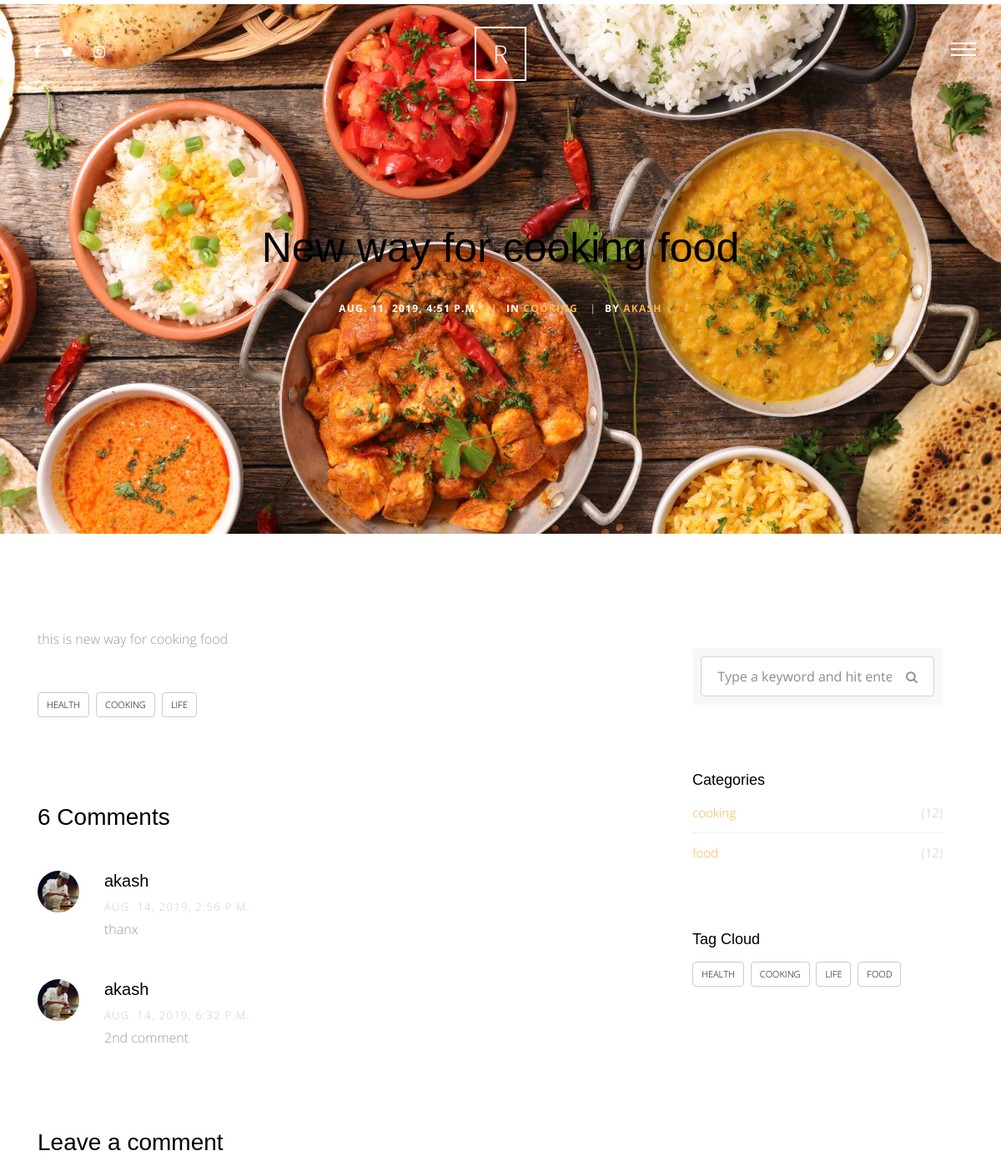
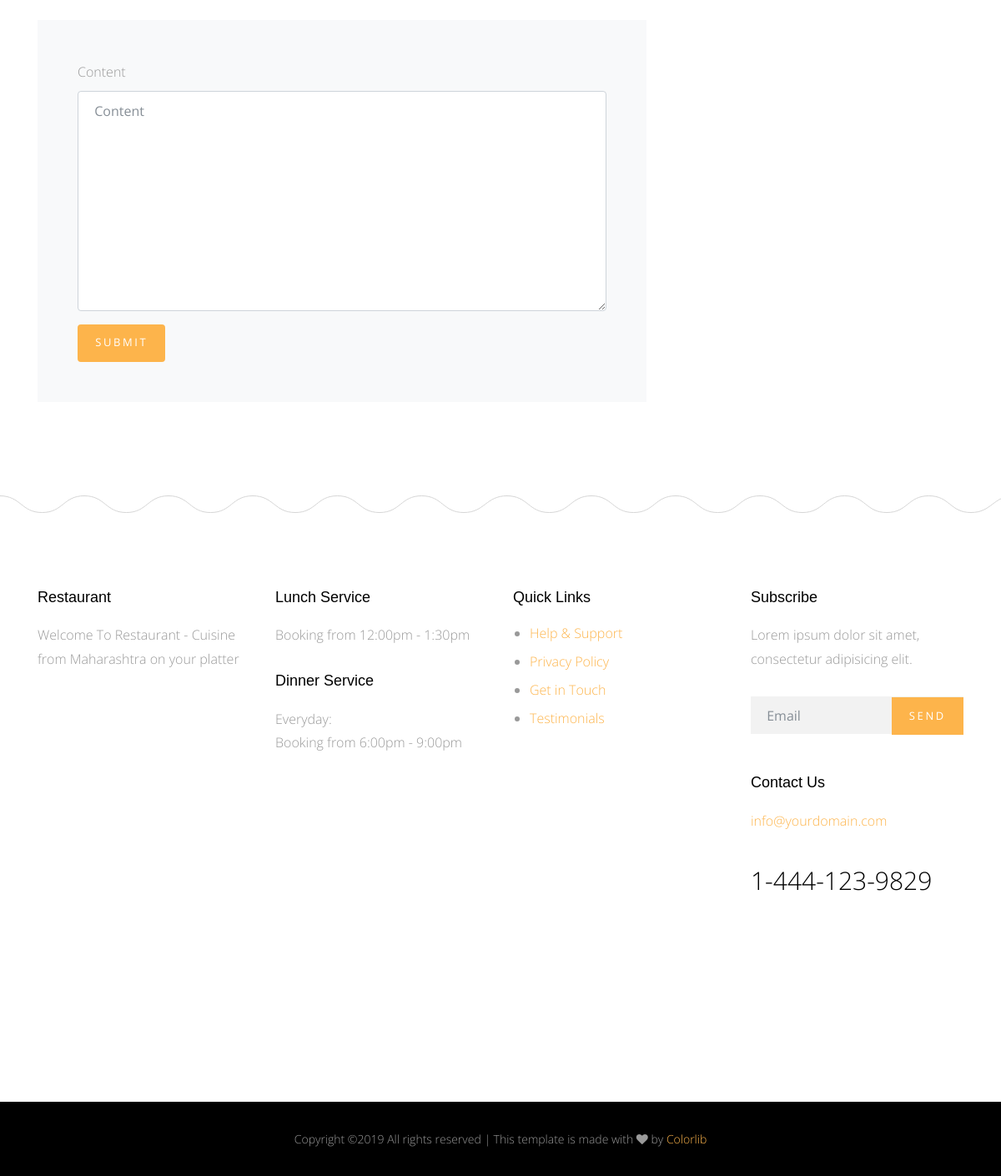
The page /blog/1 on the database its author committed (2 pictures, top to bottom).
### blog/models.py (models this page shows, shortened)
class Post(models.Model):
    title = models.CharField(max_length=50)
    content = models.TextField()
    author = models.ForeignKey(User, on_delete = models.CASCADE)
    image = models.ImageField(upload_to = 'blog/', blank='True', null = 'True')
    category = models.ForeignKey('Category', on_delete = models.SET_NULL, null=True)
    created = models.DateTimeField(default=timezone.now)
    tags = TaggableManager()
    class Meta:
        verbose_name = 'Post'
        verbose_name_plural = 'Posts'
    def __str__(self):
        return self.title

class Category(models.Model):
    category_name = models.CharField(max_length=50)
    class Meta:
        verbose_name = 'Category'
        verbose_name_plural = 'Categories'
    def __str__(self):
        return self.category_name

class Comment(models.Model):
    user = models.ForeignKey(User, on_delete = models.CASCADE)
    post = models.ForeignKey(Post, on_delete = models.CASCADE)
    content = models.TextField()
    created = models.DateTimeField(default = timezone.now)

### blog/views.py (the view, shortened to what this page needs)
# urls.py: path('<int:id>',views.post_detail,name = 'post_detail'),
def post_detail(request, id):
    post_detail = Post.objects.get(id=id)
    categories = Category.objects.all()
    all_tags = Tag.objects.all()
    comments = Comment.objects.filter(post=post_detail)
    comment_form = Commentform()
    context = {
                'post_detail': post_detail,
                'categories': categories,
                'all_tags': all_tags,
                'comments': comments,
                'comment_form':  comment_form
    }
    return render(request, 'Post/post_detail.html', context)

### blog/forms.py
class Commentform(forms.ModelForm):
    class Meta:
        model = Comment
        fields = [
            'content'
        ]

### blog/templates/Post/post_detail.html (shortened to what this page needs)
{% extends 'base.html' %}
{% load bootstrap4 %}
{% load staticfiles %}
{% block body %}
      <div class="main-wrap">
        <div class="cover_1 cover_sm">
          <div class="img_bg" style="background-image: url({% static 'site_static/img/slider-1.jpg' %})" data-stellar-background-ratio="0.5">
            <div class="container">
              <div class="row align-items-center justify-content-center">
                <div class="col-md-7 text-center" data-aos="fade-up">
                  <h2 class="heading mb-4"> {{post_detail}}</h2>
                  <div class="post-info">
                    <div class="date-info">{{post_detail.created}}</div>
                    <div class="category-info"><span class="seperator">|</span>In <a href="#" data-title="View all posts in Lifestyle" title="View all posts in Lifestyle">{{post_detail.category}}</a></div>
                    <div class="author-info"><span class="seperator">|</span>By <a href="#">{{post_detail.author}}</a></div>
                  </div>
                </div>
              </div>
            </div>
          </div>
        </div>
       <div class="section">
          <div class="container">
            <div class="row">
              <div class="col-md-8">
                <p> {{post_detail.content}}</p>
                <div class="tag-widget post-tag-container mb-5 mt-5">
                  <div class="tagcloud">
                  {% for tag in post_detail.tags.all %}
                    <a href="{% url 'blog:post_by_tag' tag %}" class="tag-cloud-link">{{tag.name}}</a>
                    {% endfor %}
                  </div>
                </div>
                <div class="pt-5 mt-5">
                  <h3 class="mb-5">6 Comments</h3>
                  <ul class="comment-list">
                    {% for comment in comments %}
                      <li class="comment">
                        <div class="vcard bio">
                          <img src="img/person_1.jpg" alt="Image placeholder">
                        </div>
                        <div class="comment-body">
                          <h3>{{comment.user}}</h3>
                          <div class="meta">{{comment.created}}</div>
                          <p> {{comment.content}} </p>
                        </div>
                      </li>
                    {% endfor %}
                  </ul>
                  <div class="comment-form-wrap pt-5">
                    <h3 class="mb-5">Leave a comment</h3>
                    <form method='POST' class="p-5 bg-light">
                        {% bootstrap_form comment_form %}
                        {% buttons %}
                            <button type="submit" class="btn btn-primary">Submit</button>
                        {% endbuttons %}
                    </form>
                  </div>
                </div>
              </div>
              <div class="col-md-4 sidebar">
                <div class="sidebar-box">
                  <form action = "{% url 'blog:post_list' %}"class="search-form" method='GET'>
                    <div class="form-group">
                      <span class="icon fa fa-search"></span>
                      <input type="text" name='q' class="form-control" value="{{request.Get.q}}" placeholder="Type a keyword and hit enter">
                    </div>
                  </form>
                </div>
                <div class="sidebar-box">
                  <div class="categories">
                    <h3>Categories</h3>
                    {% for cat in categories %}
                    <li><a href="{% url 'blog:post_by_category' cat %}">{{cat}}<span>(12)</span></a></li>
                    {% endfor %}
                  </div>
                </div>
                <div class="sidebar-box">
                  <h3>Tag Cloud</h3>
                  <div class="tagcloud">
                  {% for tag in all_tags  %}
                    <a href="{% url 'blog:post_by_tag' tag%}" class="tag-cloud-link">{{tag}}</a>
                    {% endfor %}
                    </div>
                </div>
              </div>
            </div>
          </div>
        </div>
      </div>
      {% endblock body %}

### static/site_static/css/style.css (style rules this page uses)
html { overflow-x: hidden; }
body { background: #fff; font-family: "Open Sans", cursive; font-size: 16px; line-height: 1.8; font-weight: 300; color: #999999; }
a { -webkit-transition: .3s all ease; -o-transition: .3s all ease; transition: .3s all ease; text-decoration: none; }
h1, h2, h3, h4, h5 { color: #000; font-family: "Playfair Display", Arial, sans-serif; }
.btn, .form-control { outline: none; }
textarea.form-control { height: inherit; }
.btn { font-size: 13px; text-transform: uppercase; letter-spacing: .2em; }
.btn.btn-primary { color: #fff; border-width: 2px; }
.section { padding: 7em 0; }
.cover_1 { position: relative; }
.cover_1 .img_bg { background-repeat: no-repeat; background-size: cover !important; background-position: center center; }
.cover_1 .img_bg, .cover_1 .img_bg > .container > .row { min-height: 700px; height: 100vh; }
.cover_1.cover_sm .img_bg, .cover_1.cover_sm .img_bg > .container > .row { min-height: 600px; height: 80vh; }
@media (min-width: 768px) { .cover_1 .heading { font-size: 50px; line-height: 1.5; } }
.post-info { font-size: 12px; text-transform: uppercase; font-weight: bold; color: #fff; letter-spacing: .1em; }
.post-info > div { display: inline-block; }
.post-info > div .seperator { display: inline-block; margin: 0 10px; opacity: .5; }
.tagcloud a { text-transform: uppercase; display: inline-block; padding: 4px 10px; margin-bottom: 7px; margin-right: 4px; border-radius: 4px; color: #000; border: 1px solid #ccc; font-size: 11px; }
.comment-form-wrap { clear: both; }
.comment-list { padding: 0; margin: 0; }
.comment-list li { padding: 0; margin: 0 0 30px 0; float: left; width: 100%; clear: both; list-style: none; }
.comment-list li .vcard { width: 80px; float: left; }
.comment-list li .vcard img { width: 50px; border-radius: 50%; }
.comment-list li .comment-body { float: right; width: calc(100% - 80px); }
.comment-list li .comment-body h3 { font-size: 20px; }
.comment-list li .comment-body .meta { text-transform: uppercase; font-size: 13px; letter-spacing: .1em; color: #ccc; }
.search-form { background: #f7f7f7; padding: 10px; }
.search-form .form-group { position: relative; }
.search-form .form-group input { padding-right: 50px; }
.search-form .icon { position: absolute; top: 50%; right: 20px; -webkit-transform: translateY(-50%); -ms-transform: translateY(-50%); transform: translateY(-50%); }
.sidebar-box { margin-bottom: 30px; padding: 25px; font-size: 15px; width: 100%; float: left; background: #fff; }
.sidebar-box *:last-child { margin-bottom: 0; }
.sidebar-box h3 { font-size: 18px; margin-bottom: 15px; }
.categories li, .sidelink li { position: relative; margin-bottom: 10px; padding-bottom: 10px; border-bottom: 1px dotted #dee2e6; list-style: none; }
.categories li:last-child, .sidelink li:last-child { margin-bottom: 0; border-bottom: none; padding-bottom: 0; }
.categories li a, .sidelink li a { display: block; }
.categories li a span, .sidelink li a span { position: absolute; right: 0; top: 0; color: #ccc; }

### rows shown on the page
Post: title "New way for cooking food", created "AUG. 11, 2019, 4:51 P.M.", category "COOKING", author "AKASH", content "this is new way for cooking food"
Tag: name "HEALTH"
Tag: name "COOKING"
Tag: name "LIFE"
Comment: user "akash", created "AUG. 14, 2019, 2:56 P.M.", content "thanx"
Comment: user "akash", created "AUG. 14, 2019, 6:32 P.M.", content "2nd comment"
Category: category_name "cooking"
Category: category_name "food"
Tag: name "FOOD"
